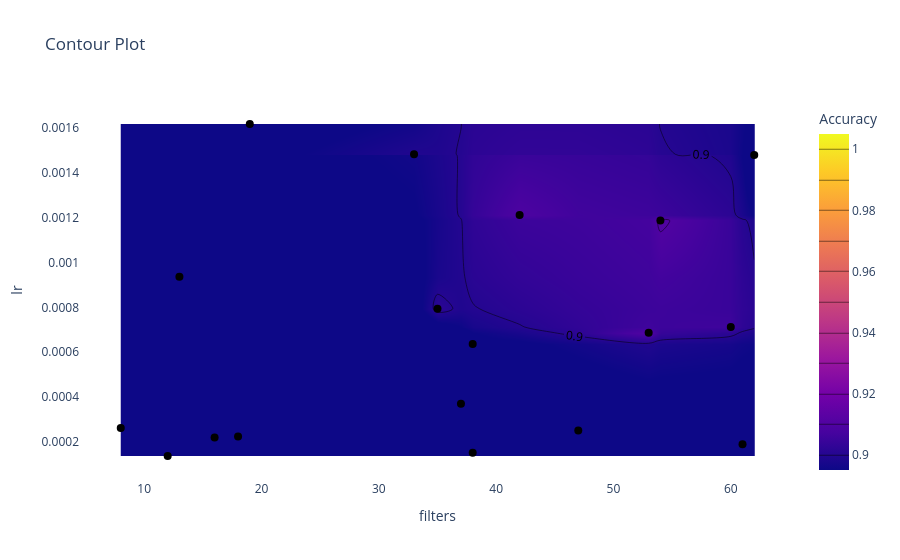

The notebook cell this image was saved under:
### Code cell
random = analysis.results_df
plot_contour(random, "config/filters", "config/lr", "accuracy")

### Figure 1 — Plotly figure (JSON) as saved in the notebook; plotly's stock layout.template omitted (floating-point values rounded to 4 significant figures)
{"data": [{"colorbar": {"title": {"text": "Accuracy"}}, "colorscale": [[0, "#0d0887"], [0.1111, "#46039f"], [0.2222, "#7201a8"], [0.3333, "#9c179e"], [0.4444, "#bd3786"], [0.5556, "#d8576b"], [0.6667, "#ed7953"], [0.7778, "#fb9f3a"], [0.8889, "#fdca26"], [1, "#f0f921"]], "contours": {"coloring": "heatmap", "end": 1, "showlabels": true, "size": 0.01, "start": 0.9}, "type": "contour", "x": [38, 54, 12, 16, 13, 53, 61, 37, 47, 33, 62, 38, 19, 8, 42, 60, 35, 18], "y": [0.0001501, 0.001188, 0.000136, 0.000219, 0.0009361, 0.0006867, 0.0001889, 0.0003693, 0.0002501, 0.001483, 0.00148, 0.0006357, 0.001618, 0.0002609, 0.001212, 0.0007122, 0.0007937, 0.0002228], "z": [0.8438, 0.9109, 0.7909, 0.8415, 0.8782, 0.9102, 0.8731, 0.8843, 0.8811, 0.8991, 0.8869, 0.8934, 0.8909, 0.8079, 0.9091, 0.9056, 0.9018, 0.8502]}, {"customdata": [0.8438, 0.9109, 0.7909, 0.8415, 0.8782, 0.9102, 0.8731, 0.8843, 0.8811, 0.8991, 0.8869, 0.8934, 0.8909, 0.8079, 0.9091, 0.9056, 0.9018, 0.8502], "hovertemplate": "filters: %{x}<br>lr: %{y}<br>Accuracy: %{customdata:.4f}<extra></extra>", "marker": {"color": "black", "size": 8, "symbol": "circle"}, "mode": "markers", "name": "Data Points", "type": "scatter", "x": [38, 54, 12, 16, 13, 53, 61, 37, 47, 33, 62, 38, 19, 8, 42, 60, 35, 18], "y": [0.0001501, 0.001188, 0.000136, 0.000219, 0.0009361, 0.0006867, 0.0001889, 0.0003693, 0.0002501, 0.001483, 0.00148, 0.0006357, 0.001618, 0.0002609, 0.001212, 0.0007122, 0.0007937, 0.0002228]}], "layout": {"paper_bgcolor": "white", "plot_bgcolor": "white", "title": {"text": "Contour Plot"}, "xaxis": {"showgrid": false, "title": {"text": "filters"}}, "yaxis": {"showgrid": false, "title": {"text": "lr"}}}}
